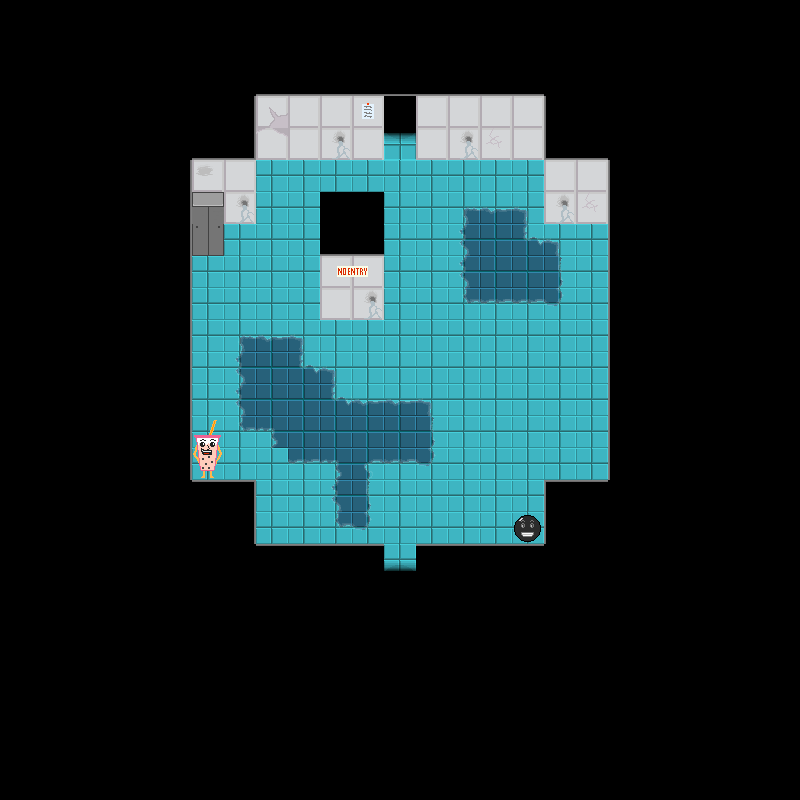

This game map was drawn from its Tiled (.tmx) file and the tilesets committed beside it. A one-line description and the trimmed map source follow:
An orthogonal 25x25 tile map with 32x32 px tiles, 5 tile layers (backgroundLayer, wallLayer, objectLayer, objectAboveLayer, ...), 2 tilesets and 2 objects.

<map version="1.2" tiledversion="1.2.3" orientation="orthogonal" renderorder="right-down" width="25" height="25" tilewidth="32" tileheight="32" infinite="0" nextlayerid="7" nextobjectid="3">
 <tileset firstgid="1" name="floor1tiles" tilewidth="32" tileheight="32" tilecount="81" columns="9">
  <image source="../../assets/Floor 1/Floors/f1spritesheet.png" width="288" height="288" />
  <tile id="21">
   <properties>
    <property name="door" value="down" />
   </properties>
  </tile>
  <tile id="22">
   <properties>
    <property name="door" value="left" />
   </properties>
  </tile>
  <tile id="23">
   <properties>
    <property name="door" value="right" />
   </properties>
  </tile>
  <tile id="24">
   <properties>
    <property name="door" value="up" />
   </properties>
  </tile>
 </tileset>
 <tileset firstgid="82" name="objects" tilewidth="32" tileheight="32" tilecount="20" columns="4">
  <image source="../../assets/Floor 1/Floors/objspritesheet.png" width="128" height="160" />
 </tileset>
 <layer id="1" name="backgroundLayer" width="25" height="25">
  <data>[625 cells, 625 non-empty, 16 distinct tile ids]</data>
 </layer>
 <layer id="2" name="wallLayer" width="25" height="25">
  <data>[625 cells, 88 non-empty, 18 distinct tile ids]</data>
 </layer>
 <layer id="4" name="objectLayer" width="25" height="25">
  <data>[625 cells, 2 non-empty, 2 distinct tile ids]</data>
 </layer>
 <layer id="5" name="objectAboveLayer" width="25" height="25">
  <data>[625 cells, 3 non-empty, 3 distinct tile ids]</data>
 </layer>
 <objectgroup id="6" name="doorLayer">
  <object id="1" gid="81" x="384" y="160" width="32" height="32">
   <properties>
    <property name="door" value="up" />
   </properties>
  </object>
  <object id="2" gid="81" x="384" y="576" width="32" height="32">
   <properties>
    <property name="door" value="down" />
   </properties>
  </object>
 </objectgroup>
 <layer id="3" name="aboveLayer" width="25" height="25">
  <data>[625 cells, 4 non-empty, 2 distinct tile ids]</data>
 </layer>
</map>